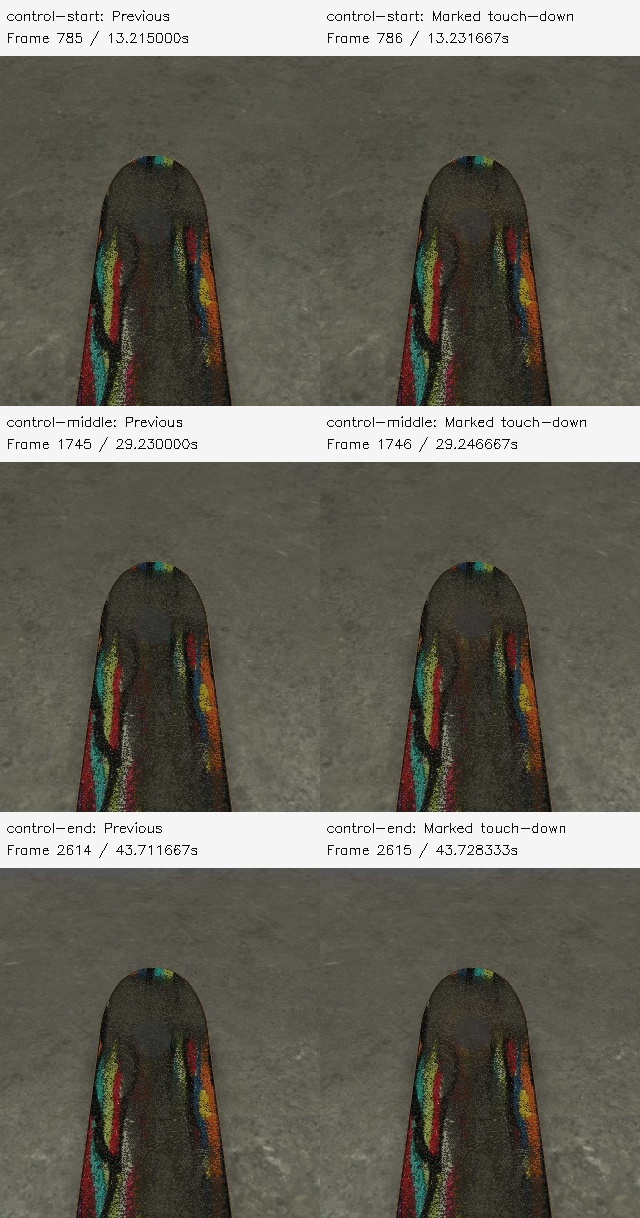
#> input picture research/evidence/HID-USB-20261006/pico-curve-pilot-curve-01-timing-20261009/boundary-pairs.jpg, 640 x 1218 px
$ python -i park_change.py   (imports and definitions only)
#> lines starting #> are read from the running program, lines starting #| are printed output that depends on the picture
"""Detect a manual park switch from the live frame stream.

The SLS collector keeps firing in the current park until the user physically
loads a new one; this detector tells it WHEN that happened (to advance the park
label, reset the per-park timer, and prompt for the next switch) and WHILE it's
happening (so the collector pauses its taps and doesn't fight the user's menu
navigation).

A park reload is the only event that makes the *whole* frame diverge for a
sustained run AND then re-settle at a DIFFERENT steady state (menu → loading →
new park). Gesture motion, camera pans, the orange trace, and wall-bumps spike
briefly but re-settle at the SAME signature — so the "diverge then settle to
something new" test rejects them. A board-presence confirm (a loaded park has a
board; menus/loading screens don't) gates the final decision.
"""
from __future__ import annotations

from collections import deque

import cv2
import numpy as np

from trueskate_ai.vision.board_localizer import locate_board

# Tuning (combined signature distance in [0,1]; validate on-device).
_HIGH = 0.35       # distance from the steady ref that counts as "diverged"
_LOW = 0.12        # distance under which frames are "the same scene"
_MIN_SPIKE = 4     # consecutive diverged frames to enter a transition
_SETTLE_FRAMES = 6 # window that must be internally stable to declare re-settled
_MAX_TRANSITION = 240  # frames; failsafe so we never get stuck mid-transition
_THUMB = 24        # thumbnail edge for the structural part of the signature
_HUE_BINS = 16


def _signature(rgb: np.ndarray) -> tuple[np.ndarray, np.ndarray]:
    """(structural thumbnail, hue histogram) — a cheap whole-frame fingerprint."""
    gray = cv2.cvtColor(rgb, cv2.COLOR_RGB2GRAY)
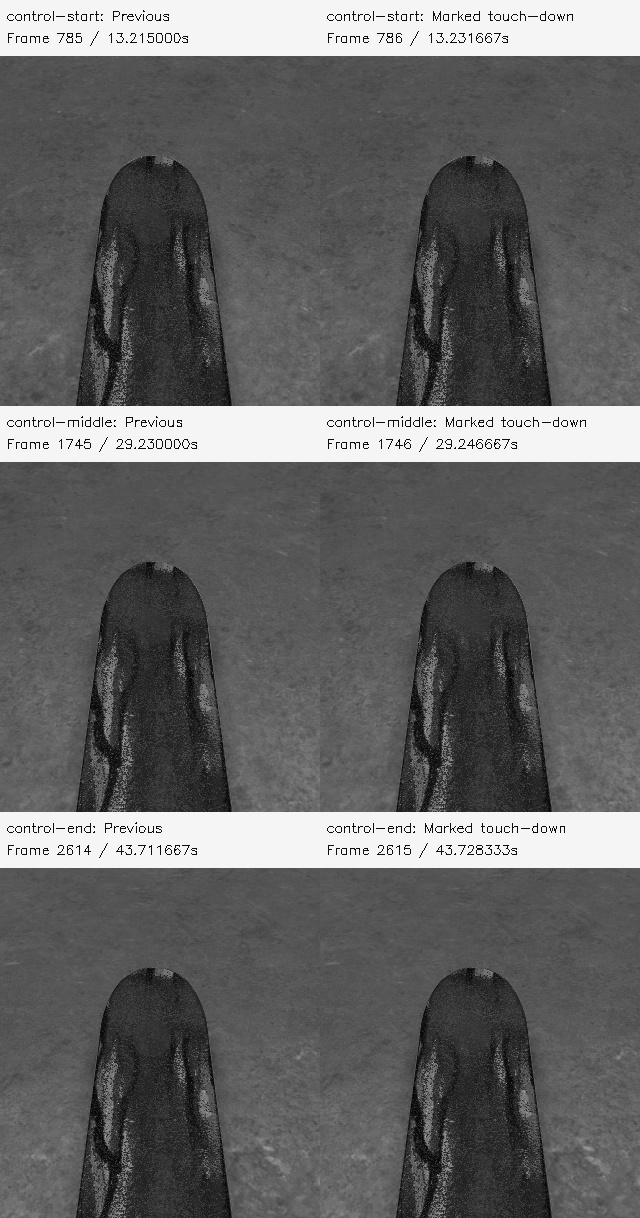
#> gray: shape (1218, 640); min 1, max 254, mean 100
    thumb = cv2.resize(gray, (_THUMB, _THUMB)).astype(np.float32)
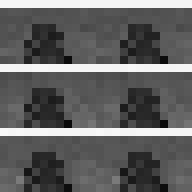
#> thumb: shape (24, 24) float32 (shown 8 times larger); min 11, max 248, mean 97
    hsv = cv2.cvtColor(rgb, cv2.COLOR_RGB2HSV)
#> hsv: shape (1218, 640, 3); mean H, S, V 24.9, 44.9, 103.9
    hist = cv2.calcHist([hsv], [0], None, [_HUE_BINS], [0, 180]).flatten().astype(np.float32)
#> hist = [118483, 66608, 543777, 19804, 3090, 1528, 3140, 6705, 1441, 2275, 4966, 347, 325, 156, 1501, 5374]
    s = float(hist.sum())
#> s = 779520
    hist = hist / s if s > 0 else hist
#> hist = [0.152, 0.0854, 0.698, 0.0254, 0.00396, 0.00196, 0.00403, 0.0086, 0.00185, 0.00292, 0.00637, 0.000445, 0.000417, 0.0002, 0.00193, 0.00689]
    return thumb, hist


# [11 lines left out: functions _dist, _mean_sig, not called in this run]


def _board_present(rgb: np.ndarray) -> bool:
    return locate_board(cv2.cvtColor(rgb, cv2.COLOR_RGB2BGR)) is not None


class ParkChangeDetector:
    """Stateful diverge-then-resettle detector. Feed frames; it reports switches.

    update(rgb) returns True exactly once per confirmed switch. ``in_transition``
    is True from the moment divergence starts until it re-settles — the collector
    should pause executing gestures while it's True.
    """

    # [21 lines left out: function __init__, not called in this run]

    @property
    def in_transition(self) -> bool:
        return self._state == "transition"

    # [59 lines left out: functions _settled, update, feed, not called in this run]


# --- offline self-test ----------------------------------------------------
# [26 lines not run here, left out]

>>> import cv2
>>> picture = cv2.cvtColor(cv2.imread('../../../research/evidence/HID-USB-20261006/pico-curve-pilot-curve-01-timing-20261009/boundary-pairs.jpg'), cv2.COLOR_BGR2RGB)
>>> result = _signature(picture)
